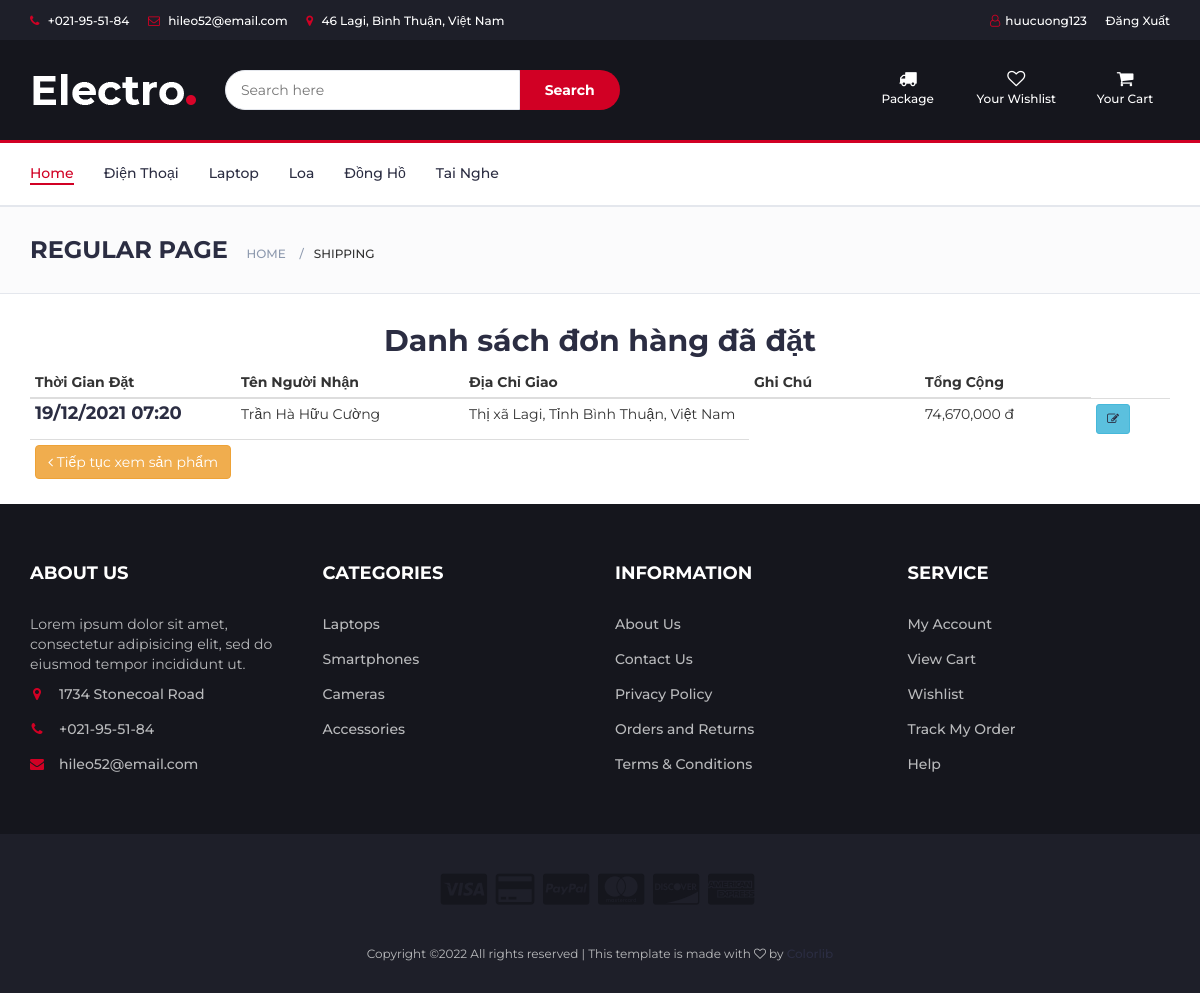
The app's page /shipping.php (signed in) with its own data.
### tables this page shows
CREATE TABLE IF NOT EXISTS `protypes` (
  `type_id` int(11) NOT NULL AUTO_INCREMENT,
  `type_name` varchar(100) NOT NULL,
  PRIMARY KEY (`type_id`)
);

CREATE TABLE IF NOT EXISTS `hoadon` (
  `idHD` int(11) NOT NULL AUTO_INCREMENT,
  `ThoiDiemDatHang` varchar(50) NOT NULL,
  `user_name` varchar(50) NOT NULL,
  `fullname` varchar(50) NOT NULL,
  `email` varchar(50) NOT NULL,
  `dienthoai` varchar(11) NOT NULL,
  `diachi` varchar(50) NOT NULL,
  `ghichucuakhach` varchar(200) NOT NULL,
  `tongcong` int(11) NOT NULL,
  PRIMARY KEY (`idHD`)
);

### models/db.php (called while the page is built)
<?php
class Db
{
	public static $connection;
    public function __construct()
    {
    if (!self::$connection) {
    self::$connection = new mysqli(DB_HOST, DB_USER, DB_PASSWORD, DB_NAME,PORT);
    self::$connection->set_charset(DB_CHARSET);
    }
    return self::$connection;
}
}

### models/protype.php (called while the page is built, shortened)
<?php
    class Protype extends Db{
        public function getAllProtype()
        {
            $sql = self::$connection->prepare("SELECT * FROM protypes");
            $sql->execute();
            $items = $sql->get_result()->fetch_all(MYSQLI_ASSOC);
            return $items;
        }
    }
?>

### models/hoadon.php (called while the page is built, shortened)
<?php
class HoaDon extends Db
{
    public function layHoaDonTheoTen($user_name)
    {
        $sql = self::$connection->prepare("SELECT * FROM `hoadon` WHERE `user_name` = ?");
        $sql->bind_param("s",$user_name);
        $sql->execute();
        $items = $sql->get_result()->fetch_all(MYSQLI_ASSOC);
        return $items;
    }
}

### shipping.php (the view, shortened to what this page needs)
<?php
include "header.php";
?>
<div id="breadcrumb" class="section">
			<div class="container">
				<div class="row">
					<div class="col-md-12">
						<h3 class="breadcrumb-header">Regular Page</h3>
						<ul class="breadcrumb-tree">
							<li><a href="#">Home</a></li>
							<li class="active">Shipping</li>
						</ul>
					</div>
				</div>
			</div>
		</div>
    <?php if(isset($_SESSION['user'])): ?>
<h2 class="text-center">Danh sách đơn hàng đã đặt</h2>
<div class="container">
 <table id="cart" class="table table-hover table-condensed">
  <thead>
   <tr>
    <th style="width:15%">Thời Gian Đặt</th>
    <th style="width:20%">Tên Người Nhận</th>
    <th style="width:25%">Địa Chỉ Giao</th>
    <th style="width:15%">Ghi Chú</th>
    <th style="width:15%">Tổng Cộng</th>
   </tr>
  </thead>
  <tbody><tr>
   <?php
   $user_name = $_SESSION['user'];
   $getDSHoaDon = $hoadon -> layHoaDonTheoTen($user_name);
   foreach ($getDSHoaDon as $value):
  ?>
   <td><H4><?php echo $value['ThoiDiemDatHang'] ?></H4></td>
   <td><?php echo $value['fullname'] ?></td>
   <td><?php echo $value['diachi'] ?></td>
   <td><?php echo $value['ghichucuakhach'] ?></td>
   <td data-th="Price"><?php echo number_format($value['tongcong'])?> đ</td>
   <td class="actions" data-th="">
    <button class="btn btn-info btn-sm" ><a href="chitiethoadon.php?idHD=<?php echo $value['idHD']?>"><i class="fa fa-edit"></i></a>
    </button>
   </td>
  </tr>
  </tbody>
  <?php endforeach ; ?>
  <tfoot>
   <tr>
    <td><a href="index.php" class="btn btn-warning"><i class="fa fa-angle-left"></i> Tiếp tục xem sản phẩm</a>
    </td>
    <td colspan="2" class="hidden-xs"> </td>
   </tr>
  </tfoot>
 </table>
<?php else: ?>
  <div style="padding-bottom: 50px"><h2 class="text-center"><a href="login/index.php">Đăng Nhập</a> Trước cái đã bạn</h2></div>
<?php endif; ?>
</div>

### header.php (shortened to what this page needs)
<?php
require "models/db.php";
require "models/protype.php";
require "models/wishlist.php";
require "models/hoadon.php";
$protype = new Protype;
$hoadon = new HoaDon;
?>
<!DOCTYPE html>
<html lang="en">
	<head>
		<link type="text/css" rel="stylesheet" href="css/bootstrap.min.css"/>
		<link type="text/css" rel="stylesheet" href="css/slick.css"/>
		<link type="text/css" rel="stylesheet" href="css/slick-theme.css"/>
		<link type="text/css" rel="stylesheet" href="css/nouislider.min.css"/>
		<link rel="stylesheet" href="css/font-awesome.min.css">
		<link type="text/css" rel="stylesheet" href="css/style.css"/>
    </head>
	<body>
		<header>
			<div id="top-header">
				<div class="container">
					<ul class="header-links pull-left">
						<li><a href="#"><i class="fa fa-phone"></i> +021-95-51-84</a></li>
						<li><a href="#"><i class="fa fa-envelope-o"></i> hileo52@email.com</a></li>
						<li><a ><i class="fa fa-map-marker"></i> 46 Lagi, Bình Thuận, Việt Nam</a></li>
					</ul>
					<ul class="header-links pull-right">
					<?php if(isset($_SESSION['user'])):?>
							<li><i class="fa fa-user-o"></i><a href="thongtinnguoidung.php"><?php echo $_SESSION['user'] ?></a></li>
							<li><a href="login/logout.php">Đăng Xuất</a></li>
						<?php else: ?>
							<li><a href="login/index.php"><i class="fa fa-user-o"></i> My Account</a></li>
						<?php endif ?>
					</ul>
				</div>
			</div>
			<div id="header">
				<div class="container">
					<div class="row">
						<div class="col-md-2">
							<div class="header-logo">
								<a href="index.php" class="logo">
									<img src="./img/logo.png" alt="">
								</a>
							</div>
						</div>
						<div class="col-md-6">
							<div class="header-search">
								<form method = "get" action = "result.php">
									<input class="input" placeholder="Search here" name = "keyword">
									<button type = "submit" class="search-btn">Search</button>
								</form>
							</div>
						</div>
						<div class="col-md-4">
							<div class="header-ctn">
								<div>
									<a href="shipping.php">
										<i class="fa fa-truck"></i>
										<span>Package</span>
									</a>
								</div>
								<div>
									<a href="wishlist.php">
										<i class="fa fa-heart-o"></i>
										<span>Your Wishlist</span>
									</a>
								</div>
								<?php
									if(isset($_SESSION['cart'])) :
									$all_qty = 0;
									$total_price = 0;
								?>
								<div class="dropdown">
									<a class="dropdown-toggle" data-toggle="dropdown" aria-expanded="true">
										<i class="fa fa-shopping-cart"></i>
										<span>Your Cart</span>
									</a>
									<div class="cart-dropdown">
									<?php foreach($_SESSION['cart'] as $key => $val ) : ?>
										<div class="cart-list">
											<div class="product-widget">
												<div class="product-img">
													<img src="./img/<?php echo $val['image'] ?>" alt="">
												</div>
												<div class="product-body">
													<h3 class="product-name"><a href="thongtinsp.php?id=<?php echo $val['id'] ?>"><?php echo $val['name'] ?></a></h3>
													<h4 class="product-price"><span class="qty"><?php echo $val['qty'] ?>x</span><?php echo number_format($val['price']) ?>đ</h4>
												</div>
												<a href="delcart.php?id=<?php echo $val['id'] ?>"><button class="delete"><i class="fa fa-close"></i></button></a>
											</div>
										</div>
										<?php
											$all_qty += $val['qty'];
    										$total_price += ($val['price']*$val['qty']);
   										?>
										<?php endforeach ; ?>
										<div class="cart-summary">
											<small><?php echo $all_qty ?> Item(s) selected</small>
											<h5>SUBTOTAL: <?php echo number_format($total_price) ?>đ</h5>
										</div>
										<div class="cart-btns">
											<a href="listcart.php">View Cart</a>
											<a href="checkout.php">Checkout  <i class="fa fa-arrow-circle-right"></i></a>
										</div>
									</div>
								</div>
								<?php else: ?>
									<div class="dropdown">
										<a class="dropdown-toggle" data-toggle="dropdown" aria-expanded="true">
											<i class="fa fa-shopping-cart"></i>
											<span>Your Cart</span>
										</a>
								<?php endif; ?>
							</div>
						</div>
					</div>
				</div>
			</div>
		</header>
		<nav id="navigation">
			<div class="container">
				<div id="responsive-nav">
					<ul class="main-nav nav navbar-nav">
					<?php if(isset($_GET['type_id'])):?>
						<li><a href="index.php">Home</a></li>
							<?php
							$getAllProtype = $protype -> getAllProtype();
							foreach($getAllProtype as $value):
							?>
						<?php if($_GET['type_id'] == $value['type_id']) :?>
							<li class="active"><a href="products.php?type_id=<?php echo $value['type_id'] ?>"><?php echo $value['type_name'] ?></a></li>
						<?php else: ?>
							<li><a href="products.php?type_id=<?php echo $value['type_id'] ?>"><?php echo $value['type_name'] ?></a></li>
						<?php endif;?>
						<?php endforeach; ?>
					</ul>
					<?php else: ?>
						<li class="active"><a href="index.php">Home</a></li>
							<?php
							$getAllProtype = $protype -> getAllProtype();
							foreach($getAllProtype as $value):
							?>
						<li><a href="products.php?type_id=<?php echo $value['type_id'] ?>"><?php echo $value['type_name'] ?></a></li>
						<?php endforeach; ?>
					<?php endif;?>
				</div>
			</div>
		</nav>

### css/style.css (style rules this page uses)
body { font-family: 'Montserrat', sans-serif; font-weight: 400; color: #333; }
h1, h2, h3, h4, h5, h6 { color: #2B2D42; font-weight: 700; margin: 0 0 10px; }
a { color: #2B2D42; font-weight: 500; -webkit-transition: 0.2s color; transition: 0.2s color; }
ul, ol { margin: 0; padding: 0; list-style: none }
.input { height: 40px; padding: 0px 15px; border: 1px solid #E4E7ED; background-color: #FFF; width: 100%; }
.section { padding-top: 30px; padding-bottom: 30px; }
#breadcrumb { padding: 30px 0px; background: #FBFBFC; border-bottom: 1px solid #E4E7ED; margin-bottom: 30px; }
#breadcrumb .breadcrumb-header { display: inline-block; margin-top: 0px; margin-bottom: 0px; margin-right: 15px; text-transform: uppercase; }
#breadcrumb .breadcrumb-tree { display: inline-block; }
#breadcrumb .breadcrumb-tree li { display: inline-block; font-size: 12px; font-weight: 500; text-transform: uppercase; }
#breadcrumb .breadcrumb-tree li+li { margin-left: 10px; }
#breadcrumb .breadcrumb-tree li+li:before { content: '/'; display: inline-block; color: #8D99AE; margin-right: 10px; }
#breadcrumb .breadcrumb-tree li a { color: #8D99AE; }
#top-header { padding-top: 10px; padding-bottom: 10px; background-color: #1E1F29; }
.header-links li { display: inline-block; margin-right: 15px; font-size: 12px; }
.header-links li:last-child { margin-right: 0px; }
.header-links li a { color: #FFF; }
.header-links li i { color: #D10024; margin-right: 5px; }
#header { padding-top: 15px; padding-bottom: 15px; background-color: #15161D; }
.header-logo { float: left; }
.header-logo .logo img { display: block; }
.header-search { padding: 15px 0px; }
.header-search form { position: relative; }
.header-search form .input { width: calc(100% - 260px); margin-right: -4px; border-radius: 40px 0px 0px 40px; }
.header-search form .search-btn { height: 40px; width: 100px; background: #D10024; color: #FFF; font-weight: 700; border: none; border-radius: 0px 40px 40px 0px; }
.header-ctn { float: right; padding: 15px 0px; }
.header-ctn>div { display: inline-block; }
.header-ctn>div+div { margin-left: 15px; }
.header-ctn>div>a { display: block; position: relative; width: 90px; text-align: center; color: #FFF; }
.header-ctn>div>a>i { display: block; font-size: 18px; }
.header-ctn>div>a>span { font-size: 12px; }
#navigation { background: #FFF; border-bottom: 2px solid #E4E7ED; border-top: 3px solid #D10024; }
.main-nav>li+li { margin-left: 30px }
.main-nav>li>a { padding: 20px 0px; }
.main-nav>li>a:hover, .main-nav>li>a:focus, .main-nav>li.active>a { color: #D10024; background-color: transparent; }
.main-nav>li>a:after { content: ""; display: block; width: 0%; height: 2px; background-color: #D10024; -webkit-transition: 0.2s all; transition: 0.2s all; }
.main-nav>li>a:hover:after, .main-nav>li>a:focus:after, .main-nav>li.active>a:after { width: 100%; }
#footer { background: #15161D; color: #B9BABC; }
#bottom-footer { background: #1E1F29; }
.footer { margin: 30px 0px; }
.footer .footer-title { color: #FFF; text-transform: uppercase; font-size: 18px; margin: 0px 0px 30px; }
.footer-links li+li { margin-top: 15px; }
.footer-links li a { color: #B9BABC; }
.footer-links li i { margin-right: 15px; color: #D10024; width: 14px; text-align: center; }
.copyright { margin-top: 30px; display: block; font-size: 12px; }
.footer-payments li { display: inline-block; margin-right: 5px; }
.footer-payments li a { color: #15161D; font-size: 36px; display: block; }

### records on screen
protypes: type_name "Điện Thoại"
protypes: type_name "Laptop"
protypes: type_name "Loa"
protypes: type_name "Đồng Hồ"
protypes: type_name "Tai Nghe"
hoadon: ThoiDiemDatHang "19/12/2021 07:20", fullname "Trần Hà Hữu Cường", diachi "Thị xã Lagi, Tỉnh Bình Thuận, Việt Nam", tongcong "74,670,000"

### other values on screen
$_SESSION['user'] "huucuong123"
